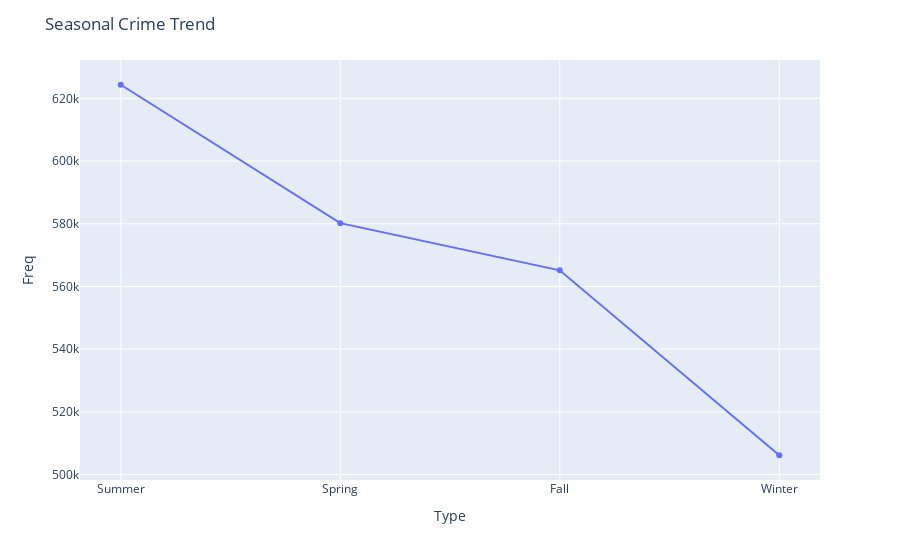

Notebook source saved alongside this figure:
### Markdown cell above
This chart clearly shows a "periodic" pattern in the crimes over many years, which shows why crimes are very predictable activity.

**Observations:**
- From the figure above, its observed that FEBRUARY recorded the least amount of crime cases and JULY is the month where crimes are comitted the most.

### Code cell
# Seasonal Trend of Crimes in Chicago
plot_counts1(c_crime_df["Season"], "Seasonal Crime Trend")

### Figure 1 — Plotly figure (JSON) as saved in the notebook; plotly's stock layout.template omitted (floating-point values rounded to 4 significant figures)
{"data": [{"hovertemplate": "Type=%{x}<br>Freq=%{y}<extra></extra>", "legendgroup": "", "line": {"color": "#636efa", "dash": "solid", "shape": "linear"}, "marker": {"symbol": "circle"}, "mode": "lines+markers", "name": "", "orientation": "v", "showlegend": false, "textposition": "top center", "texttemplate": "%{y:.2s}", "type": "scatter", "x": ["Summer", "Spring", "Fall", "Winter"], "xaxis": "x", "y": [624350, 580196, 565141, 506149], "yaxis": "y"}], "layout": {"legend": {"tracegroupgap": 0}, "margin": {"t": 60}, "title": {"text": "Seasonal Crime Trend"}, "uniformtext": {"minsize": 8, "mode": "hide"}, "xaxis": {"anchor": "y", "domain": [0, 1], "title": {"text": "Type"}}, "yaxis": {"anchor": "x", "domain": [0, 1], "title": {"text": "Freq"}}}}
